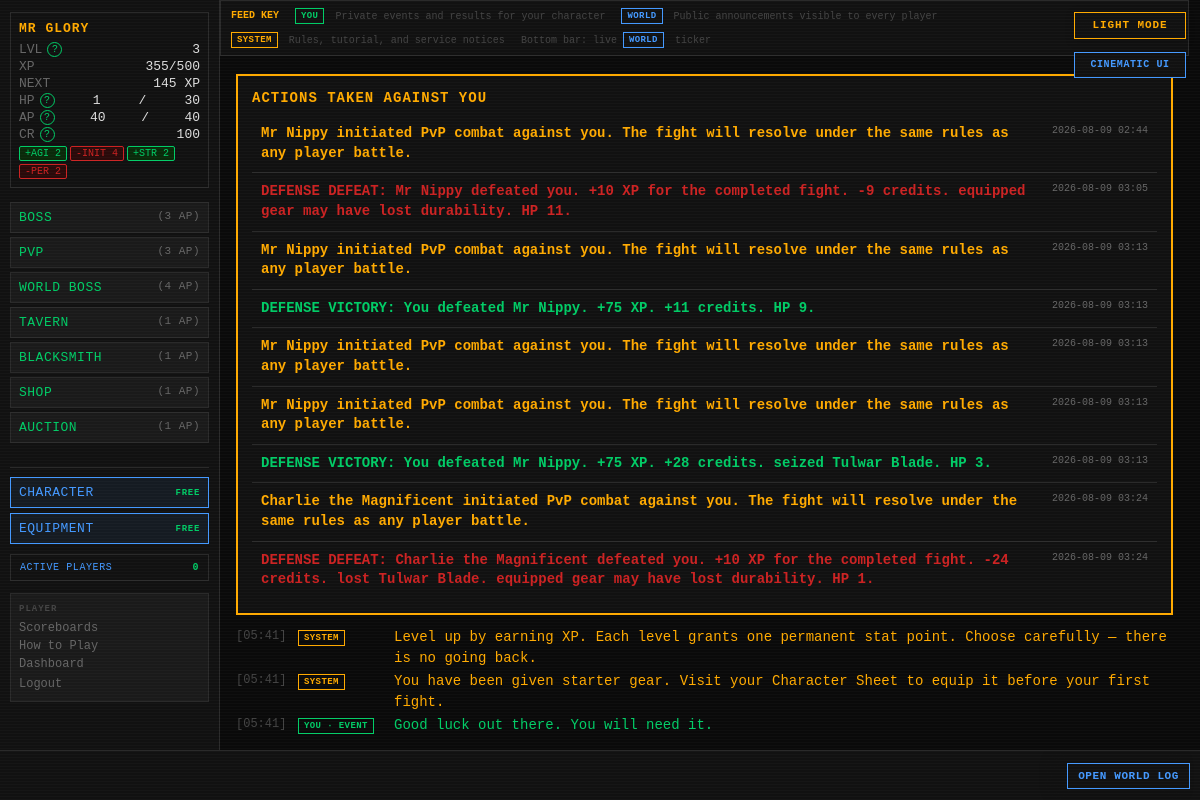
The page / (signed in) on the database as committed earlier.
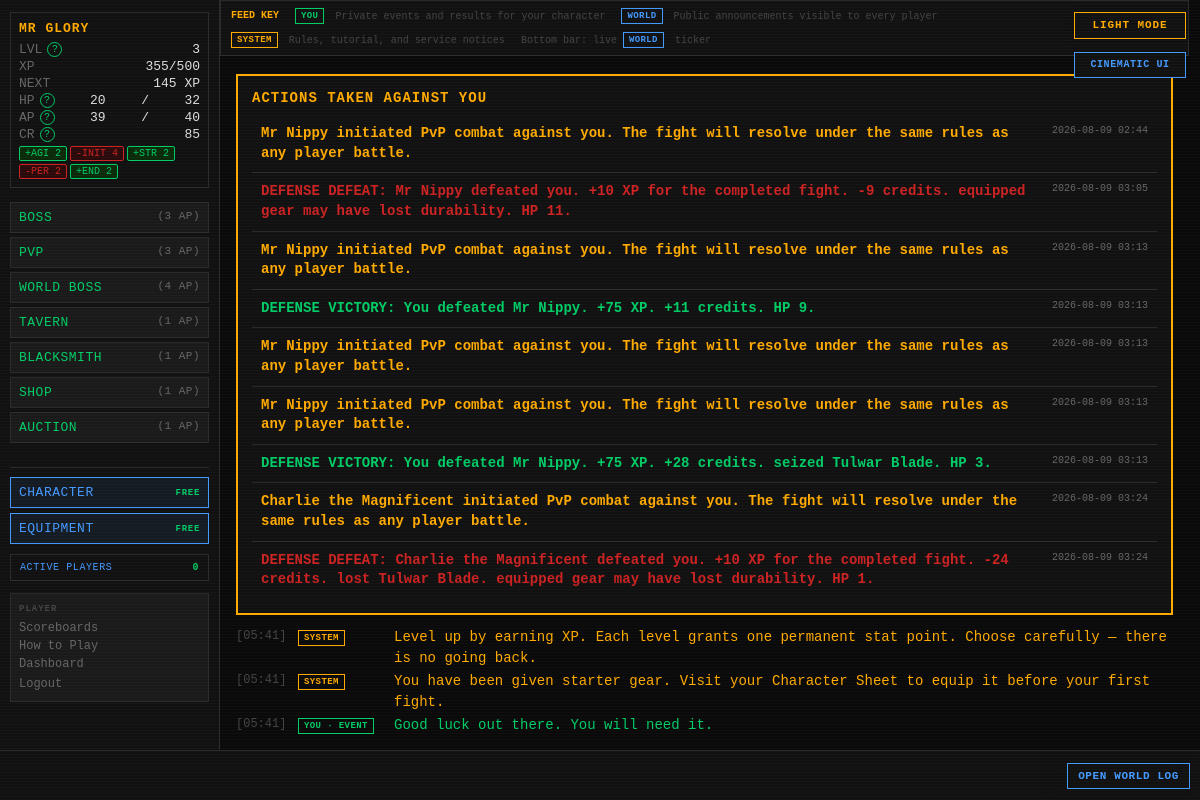
The same page on the database as committed later.
### tables this page shows
CREATE TABLE players (
    id                  INTEGER PRIMARY KEY AUTOINCREMENT,
    username            TEXT    UNIQUE NOT NULL,
    password_hash       TEXT    NOT NULL,
    email               TEXT    UNIQUE NOT NULL,
    character_name      TEXT    NOT NULL,
    sex                 TEXT    NOT NULL,
    class_id            INTEGER REFERENCES classes(id),
    str_stat            INTEGER NOT NULL DEFAULT 1,
    end_stat            INTEGER NOT NULL DEFAULT 1,
    agi_stat            INTEGER NOT NULL DEFAULT 1,
    lck_stat            INTEGER NOT NULL DEFAULT 1,
    per_stat            INTEGER NOT NULL DEFAULT 1,
    level               INTEGER NOT NULL DEFAULT 1,
    xp                  INTEGER NOT NULL DEFAULT 0,
    current_hp          INTEGER NOT NULL,
    current_ap          INTEGER NOT NULL,
    credits             INTEGER NOT NULL DEFAULT 25,
    equipped_weapon_id  INTEGER REFERENCES inventory_items(id),
    equipped_armor_id   INTEGER REFERENCES inventory_items(id),
    equipped_special_id INTEGER REFERENCES inventory_items(id),
    in_combat           INTEGER NOT NULL DEFAULT 0,
    pending_levelup     INTEGER NOT NULL DEFAULT 0,
    pending_perk        INTEGER NOT NULL DEFAULT 0,
    combat_preference   TEXT    NOT NULL DEFAULT "Balanced",
    is_banned           INTEGER NOT NULL DEFAULT 0,
    retired_at          TEXT,
    last_login_at       TEXT,
    created_at          TEXT    NOT NULL DEFAULT (datetime('now'))
);

### routes/dashboard.py (the view)
@bp.route('/')
def index():
    session.pop("shop_access_granted", None)
    player   = g.player
    settings = get_all_settings()
    terminal_history = execute(
        '''SELECT id,feed_scope,player_id,flavor_text,event_category,occurred_at,combat_session_id
           FROM daily_feed
           WHERE player_id = ? OR feed_scope = 'GLOBAL'
           ORDER BY datetime(occurred_at) ASC,id ASC''',
        (player['id'],)
    )
    from routes.auth import get_tutorial_messages
    tutorial_messages = get_tutorial_messages()
    tutorial_text = {text for _, text in tutorial_messages}
    terminal_history = [
        entry for entry in terminal_history
        if not (entry['feed_scope'] == 'PERSONAL' and entry['flavor_text'] in tutorial_text)
    ]
    if session.pop("show_daily_tutorial", False):
        base_time = datetime.utcnow()
        terminal_history.extend({
            "id": None,
            "feed_scope": "PERSONAL",
            "player_id": player["id"],
            "flavor_text": text,
            "event_category": category,
            "occurred_at": (base_time + timedelta(seconds=index)).isoformat(),
            "combat_session_id": None,
        } for index, (category, text) in enumerate(tutorial_messages))
    private_combat = {
        (entry.get('combat_session_id'), entry['flavor_text'])
        for entry in terminal_history
        if entry['feed_scope'] == 'PERSONAL' and entry.get('combat_session_id')
    }
    terminal_history = [
        entry for entry in terminal_history
        if not (entry['feed_scope'] == 'GLOBAL'
                and (entry.get('combat_session_id'), entry['flavor_text']) in private_combat)
    ]
    random_events = execute("SELECT * FROM random_events WHERE is_active=1")
    from combat.flavour import random_event_flavor
    from routes.actions import _describe_random_event_effect
    for entry in terminal_history:
        if entry['event_category'] != 'RANDOM_EVENT' or 'Effect:' in entry['flavor_text']:
            continue
        for event in random_events:
            if random_event_flavor(event, player['character_name']) == entry['flavor_text']:
                entry['flavor_text'] += f"  Effect: {_describe_random_event_effect(event)}."
                break
    button_states = _get_button_states(player, settings)
    now_iso = datetime.utcnow().isoformat()
    active_effects = execute(
        "SELECT effect_type, value FROM status_effects WHERE player_id = ?", (player["id"],)
    )
    label_map = {
        "STAT_BOOST_STR": "+STR", "STAT_BOOST_END": "+END", "STAT_BOOST_AGI": "+AGI",
        "STAT_BOOST_LCK": "+LCK", "STAT_BOOST_PER": "+PER", "STAT_BOOST_INITIATIVE": "+INIT",
        "STAT_PENALTY_STR": "-STR", "STAT_PENALTY_END": "-END", "STAT_PENALTY_AGI": "-AGI",
        "STAT_PENALTY_LCK": "-LCK", "STAT_PENALTY_PER": "-PER", "STAT_PENALTY_INITIATIVE": "-INIT",
        "CURSED": "CURSED",
    }
    effect_labels = [
        f"{label_map.get(e['effect_type'], e['effect_type'])} {int(abs(e['value']))}"
        for e in active_effects
    ]
    active_combat = _load_active_combat(player)
    from routes.actions import get_pending_interrupted_action
    pending_action = (None if active_combat else
                      get_pending_interrupted_action(player["id"]))
    unread_defense_events = execute(
        """SELECT id,message,status,occurred_at
           FROM player_activity_log
           WHERE player_id=? AND source='PVP_DEFENSE' AND seen_at IS NULL
           ORDER BY datetime(occurred_at) ASC,id ASC""",
        (player["id"],)
    )
    if unread_defense_events:
        placeholders = ",".join("?" for _ in unread_defense_events)
        with exclusive_transaction():
            execute_write(
                f"UPDATE player_activity_log SET seen_at=? WHERE id IN ({placeholders})",
                (datetime.utcnow().isoformat(), *[event["id"] for event in unread_defense_events])
            )
    return render_template(
        'dashboard.html',
        terminal_history=terminal_history,
        button_states=button_states,
        blackout=g.get('blackout', False),
        now_iso=now_iso,
        effect_labels=effect_labels,
        active_combat=active_combat,
        pending_action=pending_action,
        unread_defense_events=unread_defense_events,
    )

### app.py (called while the page is built)
def _context_processor() -> dict:
    settings = get_all_settings()
    player = g.get("player")
    if not player:
        return {"settings": settings}
    active_count = execute_one(
        """SELECT COUNT(DISTINCT q.player_id) AS cnt FROM action_queue q
           JOIN players p ON p.id=q.player_id
           WHERE datetime(q.created_at)>=datetime('now','-5 minutes') AND p.is_banned=0"""
    )["cnt"]
    return {"player": player, "settings": settings,
            "active_player_count": active_count}

def _check_auth():
    if request.endpoint in _AUTH_EXEMPT:
        return None
    if not session.get("player_id"):
        return redirect(url_for("auth.login"))
    return None

def _load_player():
    player_id = session.get("player_id")
    if not player_id:
        return None
    reconcile_combat_state(player_id)
    player = get_player(player_id)
    if player is None:
        session.clear()
        return redirect(url_for("auth.login"))
    g.player = player
    return None

### combat/flavour.py (called while the page is built)
def random_event_flavor(event: dict, player_name: str) -> str:
    text = event.get("flavor_text", "Something happens...")
    return text.replace("{player}", player_name).replace("{name}", player_name)

### templates/dashboard.html (shortened to what this page needs)
{% extends "base.html" %}
{% block content %}
<div class="feed-legend" aria-label="Feed legend">
    <strong>FEED KEY</strong>
    <span><b class="feed-scope feed-you">YOU</b> Private events and results for your character</span>
    <span><b class="feed-scope feed-world">WORLD</b> Public announcements visible to every player</span>
    <span><b class="feed-scope feed-system">SYSTEM</b> Rules, tutorial, and service notices</span>
    <span>Bottom bar: live <b class="feed-scope feed-world">WORLD</b> ticker</span>
</div>
{% if unread_defense_events %}
<section class="defense-alerts" aria-labelledby="defense-alert-title">
    <h2 id="defense-alert-title">Actions Taken Against You</h2>
    {% for event in unread_defense_events %}
    <div class="defense-alert {{ 'defense-win' if event.status == 'SUCCESS' else 'defense-loss' if event.status == 'DEFEAT' else 'defense-notice' }}">
        <strong>{{ event.message }}</strong>
        <time>{{ event.occurred_at[:16] }}</time>
    </div>
    {% endfor %}
</section>
{% endif %}
<div id="terminal" role="log" aria-live="polite">
    {% for entry in terminal_history %}
        <div class="term-line feed-entry term-{{ entry.event_category|lower }}">
            <span class="term-ts">[{{ entry.occurred_at[11:16] }}]</span>
            <span class="feed-entry-scope">
            {% if entry.feed_scope == 'GLOBAL' %}
            <span class="feed-scope feed-world">WORLD</span>
            {% elif entry.event_category == 'SYSTEM' %}
            <span class="feed-scope feed-system">SYSTEM</span>
            {% elif entry.event_category == 'RANDOM_EVENT' %}
            <span class="feed-scope feed-you">YOU · EVENT</span>
            {% elif entry.event_category == 'COMBAT' %}
            <span class="feed-scope feed-you">YOU · COMBAT</span>
            {% elif entry.event_category == 'COMBAT_TURN' %}
            <span class="feed-scope feed-you">COMBAT TURN</span>
            {% elif entry.event_category == 'PVP_DEFENSE' %}
            <span class="feed-scope feed-against-you">AGAINST YOU</span>
            {% else %}
            <span class="feed-scope feed-you">YOU</span>
            {% endif %}
            </span>
            <span class="feed-message">{{ entry.flavor_text }}</span>
        </div>
    {% endfor %}
</div>
{% endblock %}

### templates/base.html (shortened to what the changed rows need)
<!DOCTYPE html>
<html lang="en">
<head>
<link rel="stylesheet" href="{{ url_for('static', filename='style.css') }}">
</head>
<body class="{{ 'authenticated' if player else 'auth-page' }} {% block body_class %}{% endblock %}">
{% if player %}
<div id="left-col">
    <div id="status-block">
        <div class="status-name">{{ player.character_name }}</div>
        <div class="status-line">
            <span class="label">LVL</span>
            <span id="status-level">{{ player.level }}</span>
        </div>
        <div class="status-line">
            <span class="label">XP</span>
            <span><span id="status-xp">{{ player.xp }}</span><span id="status-xp-threshold">{% if player.get('next_level_xp') is not none %}/{{ player.get('next_level_xp') }}{% endif %}</span></span>
        </div>
        <div class="status-line" title="Experience still needed to reach level {{ player.level + 1 }}">
            <span class="label">NEXT</span>
            <span id="status-xp-next">{% if player.get('xp_to_next_level') is none %}MAX{% elif player.get('xp_to_next_level') <= 0 %}LEVEL UP{% else %}{{ player.get('xp_to_next_level') }} XP{% endif %}</span>
        </div>
        <div class="status-line">
            <span class="label">HP</span>
            <span id="status-hp">{{ player.current_hp }}</span>/<span id="status-maxhp">{{ player.max_hp }}</span>
        </div>
        <div class="status-line">
            <span class="label">AP</span>
            <span id="status-ap">{{ player.current_ap }}</span>/<span id="status-maxap">{{ player.max_ap }}</span>
        </div>
        <div class="status-line">
            <span class="label">CR</span>
            <span id="status-credits">{{ player.credits }}</span>
        </div>
        {% if effect_labels is defined and effect_labels %}
        <div class="status-effects">
            {% for label in effect_labels %}
            <span class="effect-tag {{ 'effect-good' if label.startswith('+') else 'effect-bad' }}">{{ label }}</span>
            {% endfor %}
        </div>
        {% endif %}
    </div>
    <div id="action-buttons">
        {% if button_states is defined %}
            {% set action_endpoints = {
                'boss': 'actions.action_boss',
                'pvp': 'actions.action_pvp',
                'world_boss': 'world_boss.fight',
                'tavern': 'actions.action_tavern',
                'blacksmith': 'blacksmith.index',
                'shop': 'shop.enter',
                'auction': 'auction.enter'
            } %}
            {% for action, state in button_states.items() %}
                {% if state.enabled %}
                    {% if action == 'blacksmith' %}
                    <a class="action-btn action-link" href="{{ url_for(action_endpoints[action]) }}">
                        {{ action|replace('_', ' ')|upper }} <span class="ap-cost">({{ state.ap_cost }} AP)</span>
                    </a>
                    {% elif action in ('shop', 'world_boss', 'auction') %}
                    <form class="terminal-action" action="{{ url_for(action_endpoints[action]) }}" method="POST">
                        <button type="submit" class="action-btn">
                            {{ action|replace('_', ' ')|upper }} <span class="ap-cost">({{ state.ap_cost }} AP)</span>
                        </button>
                    </form>
                    {% else %}
                    <form class="terminal-action" action="{{ url_for(action_endpoints[action]) }}" method="POST">
                    <button type="submit" class="action-btn">
                        {{ action|replace('_', ' ')|upper }} <span class="ap-cost">({{ state.ap_cost }} AP)</span>
                    </button>
                    </form>
                    {% endif %}
                {% else %}
                <button class="action-btn disabled" title="{{ state.reason }}" disabled>
                    {{ action|replace('_', ' ')|upper }} <span class="ap-cost">({{ state.ap_cost }} AP)</span>
                    <span class="btn-reason">{{ state.reason }}</span>
                </button>
                {% endif %}
            {% endfor %}
        {% endif %}
    </div>
    <div class="free-action-buttons" aria-label="Free character actions">
        <a class="action-btn free-action-btn" href="{{ url_for('character.index') }}">
            CHARACTER <span class="free-cost">FREE</span>
        </a>
        <a class="action-btn free-action-btn" href="{{ url_for('character.equipment') }}">
            EQUIPMENT <span class="free-cost">FREE</span>
        </a>
    </div>
    <button id="active-players-toggle" class="active-players-toggle" type="button"
            data-url="{{ url_for('feeds.active_players') }}" aria-haspopup="dialog">
        ACTIVE PLAYERS <span id="active-player-count">{{ active_player_count }}</span>
    </button>
    <nav id="left-nav">
        <span class="nav-heading">PLAYER</span>
        <a href="{{ url_for('scoreboards.index') }}">Scoreboards</a>
        <a href="{{ url_for('feeds.game_help') }}">How to Play</a>
        <a href="{{ url_for('dashboard.index') }}">Dashboard</a>
        <form action="{{ url_for('auth.logout') }}" method="POST" style="margin:0">
            <button type="submit" class="nav-link-btn">Logout</button>
        </form>
    </nav>
</div>
{% endif %}
<div id="main">
    {% block content %}{% endblock %}
</div>
</body>
</html>

Rows that differ between the two databases and show on the page:
changed players "MR GLORY": current_hp "1" → "20"; current_ap "40" → "39"; credits "100" → "85"
Other text that changed with them:
{{ player.max_hp }}: "30" → "32"
new list line: "+END 2"
